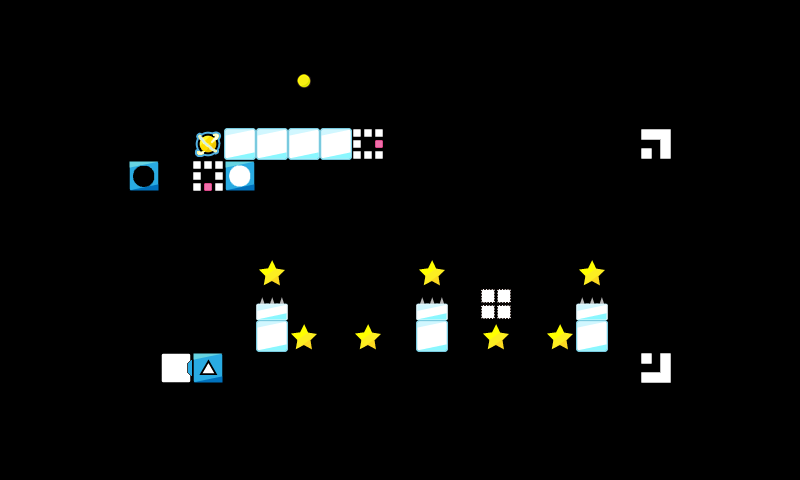

Rendered tile map (Tiled .tmx) drawn with the repository's tilesets; below, a short description and the map source with its tile grids summarised:
An orthogonal 25x15 tile map with 32x32 px tiles, 1 tile layer (map).

<map version="1.0" orientation="orthogonal" renderorder="right-down" width="25" height="15" tilewidth="32" tileheight="32" nextobjectid="4">
 <tileset firstgid="1" name="map_tiles" tilewidth="32" tileheight="32" tilecount="225" columns="15">
  <image source="../../img/map_tiles.png" width="480" height="480" />
 </tileset>
 <layer name="map" width="25" height="15">
  <data>[375 cells, 28 non-empty, 14 distinct tile ids]</data>
 </layer>
 <objectgroup color="#ffffff" name="Object Layer 1" />
</map>